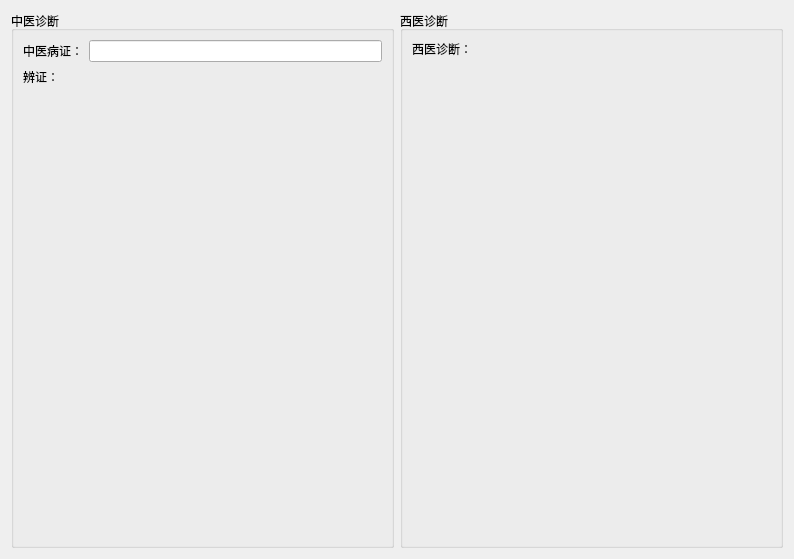
<?xml version="1.0" encoding="UTF-8"?>
<ui version="4.0">
 <class>DiagnosisWidget</class>
 <widget class="QWidget" name="DiagnosisWidget">
  <property name="geometry">
   <rect>
    <x>0</x>
    <y>0</y>
    <width>794</width>
    <height>559</height>
   </rect>
  </property>
  <property name="windowTitle">
   <string>Form</string>
  </property>
  <layout class="QHBoxLayout" name="horizontalLayout_2">
   <item>
    <widget class="QGroupBox" name="groupBox">
     <property name="title">
      <string>中医诊断</string>
     </property>
     <layout class="QGridLayout" name="gridLayout">
      <item row="0" column="0">
       <widget class="QLabel" name="label_3">
        <property name="text">
         <string>中医病证：</string>
        </property>
       </widget>
      </item>
      <item row="0" column="1">
       <widget class="QLineEdit" name="lineEdit"/>
      </item>
      <item row="1" column="0">
       <widget class="QLabel" name="label">
        <property name="text">
         <string>辨证：</string>
        </property>
       </widget>
      </item>
      <item row="1" column="1" rowspan="2">
       <widget class="LineEditWithExtensibleTextBox" name="widget" native="true">
        <property name="sizePolicy">
         <sizepolicy hsizetype="Expanding" vsizetype="Expanding">
          <horstretch>0</horstretch>
          <verstretch>0</verstretch>
         </sizepolicy>
        </property>
       </widget>
      </item>
      <item row="2" column="0">
       <spacer name="verticalSpacer_2">
        <property name="orientation">
         <enum>Qt::Vertical</enum>
        </property>
        <property name="sizeHint" stdset="0">
         <size>
          <width>20</width>
          <height>432</height>
         </size>
        </property>
       </spacer>
      </item>
     </layout>
    </widget>
   </item>
   <item>
    <widget class="QGroupBox" name="groupBox_2">
     <property name="title">
      <string>西医诊断</string>
     </property>
     <layout class="QGridLayout" name="gridLayout_2">
      <item row="0" column="0">
       <widget class="QLabel" name="label_2">
        <property name="text">
         <string>西医诊断：</string>
        </property>
       </widget>
      </item>
      <item row="0" column="1" rowspan="2">
       <widget class="LineEditWithExtensibleTextBox" name="widget_2" native="true">
        <property name="sizePolicy">
         <sizepolicy hsizetype="Expanding" vsizetype="Expanding">
          <horstretch>0</horstretch>
          <verstretch>0</verstretch>
         </sizepolicy>
        </property>
       </widget>
      </item>
      <item row="1" column="0">
       <spacer name="verticalSpacer">
        <property name="orientation">
         <enum>Qt::Vertical</enum>
        </property>
        <property name="sizeType">
         <enum>QSizePolicy::Expanding</enum>
        </property>
        <property name="sizeHint" stdset="0">
         <size>
          <width>20</width>
          <height>464</height>
         </size>
        </property>
       </spacer>
      </item>
     </layout>
    </widget>
   </item>
  </layout>
 </widget>
 <customwidgets>
  <customwidget>
   <class>LineEditWithExtensibleTextBox</class>
   <extends>QWidget</extends>
   <header>widgets/lineeditwithextensibletextbox.h</header>
   <container>1</container>
  </customwidget>
 </customwidgets>
 <resources/>
 <connections/>
</ui>
